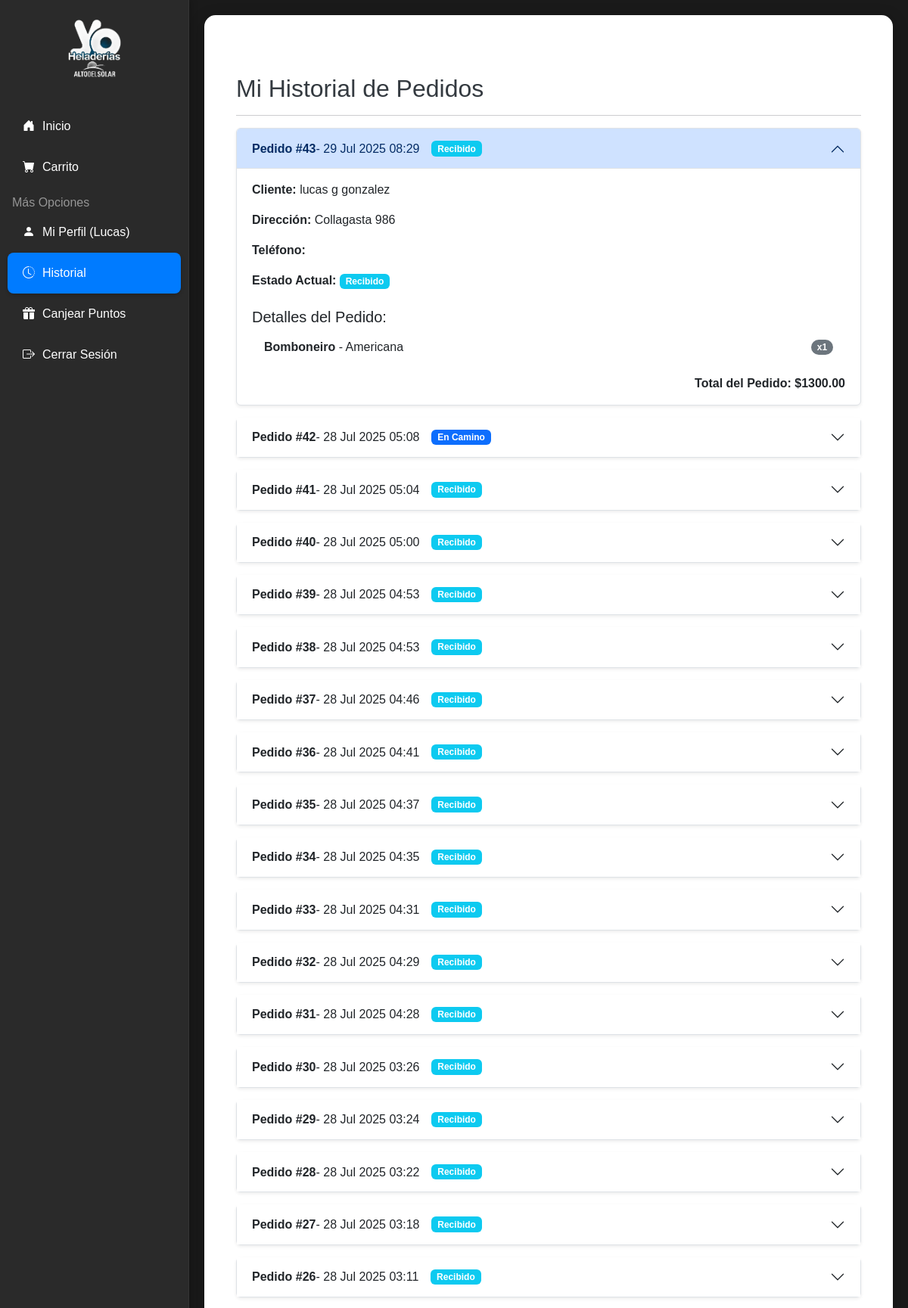
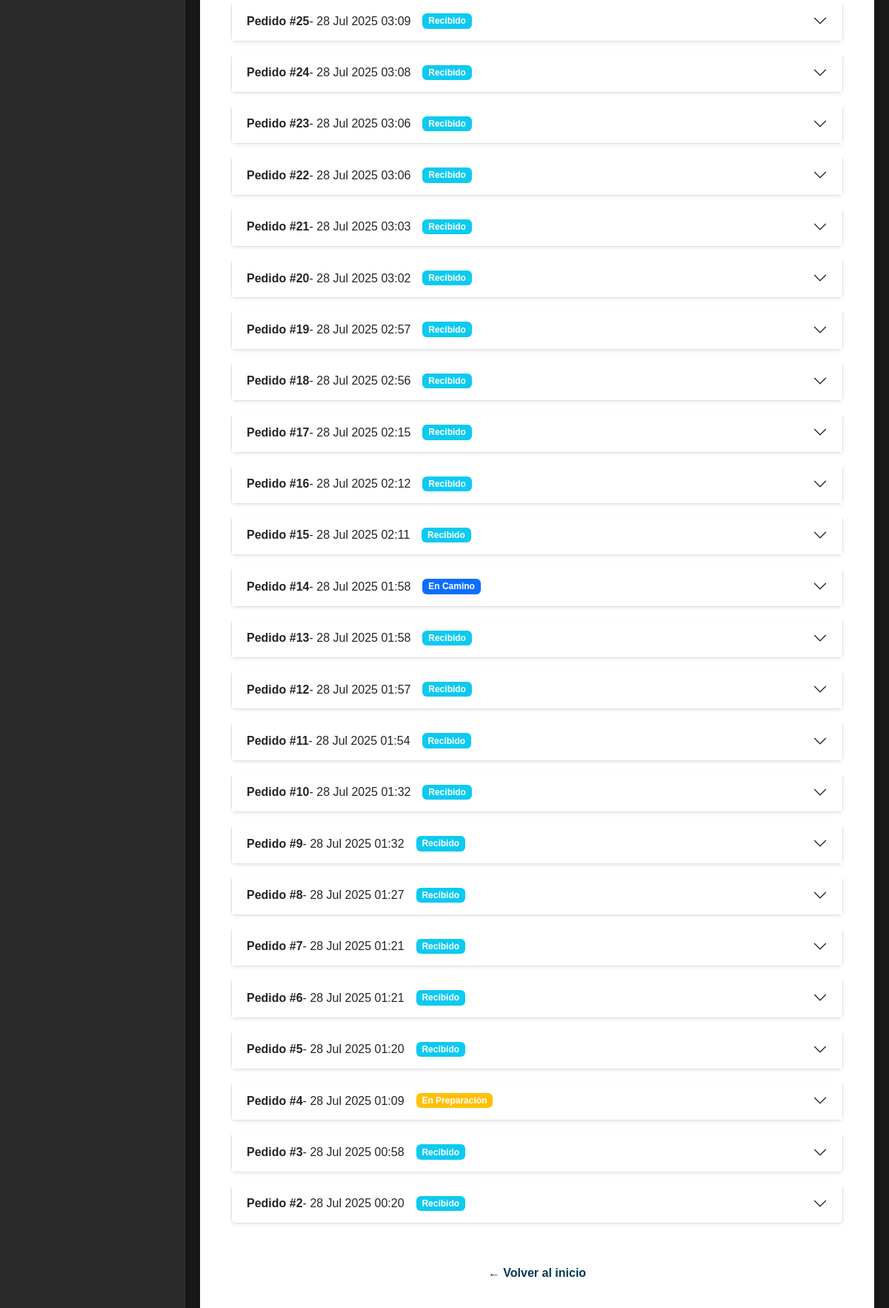
Screenshot of /historial-pedidos/ (signed in) with the database file from the repository (2 pictures, top to bottom).
### pedidos/models.py (models this page shows, shortened)
class Pedido(models.Model):
    ESTADO_CHOICES = [
        ('RECIBIDO', 'Recibido'),
        ('EN_PREPARACION', 'En Preparación'),
        ('ASIGNADO', 'Asignado a Cadete'),
        ('EN_CAMINO', 'En Camino'),
        ('ENTREGADO', 'Entregado'),
        ('CANCELADO', 'Cancelado'),
    ]
    METODO_PAGO_CHOICES = [
        ('EFECTIVO', 'Efectivo'),
        ('MERCADOPAGO', 'Mercado Pago'),
    ]
    user = models.ForeignKey(User, on_delete=models.SET_NULL, null=True, blank=True, related_name='pedidos_realizados')
    cliente_nombre = models.CharField(max_length=100)
    cliente_direccion = models.CharField(max_length=255)
    cliente_telefono = models.CharField(max_length=20, blank=True)
    fecha_pedido = models.DateTimeField(auto_now_add=True, db_index=True)
    estado = models.CharField(max_length=20, choices=ESTADO_CHOICES, default='RECIBIDO', db_index=True)
    metodo_pago = models.CharField(max_length=20, choices=METODO_PAGO_CHOICES, default='EFECTIVO')
    zona_envio = models.ForeignKey(ZonaEnvio, on_delete=models.SET_NULL, null=True, blank=True, related_name='pedidos_en_zona')
    costo_envio = models.DecimalField(max_digits=10, decimal_places=2, default=0.00, help_text="Costo calculado del envío (ej: por Google Maps).")
    cadete_asignado = models.ForeignKey(
        CadeteProfile,
        on_delete=models.SET_NULL,
        null=True,
        blank=True,
        related_name='pedidos_asignados',
        help_text="El cadete que ha aceptado este pedido."
    )
    fecha_pago_aprobado   = models.DateTimeField(null=True, blank=True, help_text="Momento en que el pago fue aprobado (o creación para efectivo).")
    fecha_en_preparacion  = models.DateTimeField(null=True, blank=True, help_text="Cuando la tienda confirma y pasa a preparación.")
    fecha_asignado        = models.DateTimeField(null=True, blank=True, help_text="Cuando un cadete acepta el pedido.")
    fecha_en_camino       = models.DateTimeField(null=True, blank=True, help_text="Cuando el cadete marca 'en camino'.")
    fecha_entregado       = models.DateTimeField(null=True, blank=True, help_text="Cuando el pedido se marca como entregado.")
    fecha_cancelado       = models.DateTimeField(null=True, blank=True, help_text="Cuando el pedido se cancela.")
    class Meta:
        indexes = [
            models.Index(fields=['estado']),
            models.Index(fields=['-fecha_pedido']),
        ]
    @property
    def total_pedido(self):
        total = Decimal('0.00')
        for detalle in self.detalles.all():
            precio_unitario = detalle.producto.precio
            if detalle.opcion_seleccionada:
                precio_unitario += detalle.opcion_seleccionada.precio_adicional
            total += precio_unitario * detalle.cantidad
        if self.costo_envio:
            total += self.costo_envio
        elif self.zona_envio and self.zona_envio.costo:
            total += self.zona_envio.costo
        return total

class DetallePedido(models.Model):
    pedido = models.ForeignKey(Pedido, related_name='detalles', on_delete=models.CASCADE)
    producto = models.ForeignKey(Producto, on_delete=models.PROTECT)
    opcion_seleccionada = models.ForeignKey(OpcionProducto, on_delete=models.PROTECT, null=True, blank=True)
    sabores = models.ManyToManyField(Sabor)
    cantidad = models.PositiveIntegerField(default=1)

class Producto(models.Model):
    categoria = models.ForeignKey(Categoria, on_delete=models.SET_NULL, null=True, blank=True, related_name='productos')
    nombre = models.CharField(max_length=100)
    descripcion = models.TextField(blank=True, null=True, help_text="Descripción detallada del producto.")
    precio = models.DecimalField(max_digits=10, decimal_places=2, help_text="Precio base del producto. Las opciones pueden tener precios adicionales.")
    sabores_maximos = models.PositiveIntegerField(default=0, help_text="Número máximo de sabores a elegir para este producto. Cero si no permite elección de sabores (ej. tortas, palitos).")
    disponible = models.BooleanField(default=True)
    imagen = models.CharField(max_length=255, blank=True, null=True, help_text="Ruta a la imagen estática del producto base (ej: 'images/pote_1_5kg.png')")
    class Meta:
        ordering = ['nombre']

class OpcionProducto(models.Model):
    producto_base = models.ForeignKey(Producto, on_delete=models.CASCADE, related_name='opciones', help_text="El producto genérico al que pertenece esta opción (ej. 'Torta Helada', 'Palito Bomboneiro').")
    nombre_opcion = models.CharField(max_length=150, help_text="Nombre específico de la opción (ej. 'Sabor Selva Negra', 'Dulce de Leche y Americana').")
    descripcion_opcion = models.TextField(blank=True, null=True, help_text="Descripción detallada de esta opción.")
    precio_adicional = models.DecimalField(max_digits=10, decimal_places=2, default=0.00, help_text="Precio adicional si esta opción es más cara que el producto base.")
    disponible = models.BooleanField(default=True)
    imagen_opcion = models.CharField(max_length=255, blank=True, null=True, help_text="Ruta a la imagen estática de esta opción (ej: 'images/torta_selva_negra.png')")
    class Meta:
        verbose_name = "Opción de Producto"
        verbose_name_plural = "Opciones de Productos"
        unique_together = ('producto_base', 'nombre_opcion')

### pedidos/views.py (the view)
# urls.py: path('historial-pedidos/', views.historial_pedidos_cliente, name='historial_pedidos_cliente'),
@login_required
def historial_pedidos_cliente(request):
    pedidos = Pedido.objects.filter(user=request.user).order_by('-fecha_pedido')
    cliente_profile = None
    if hasattr(request.user, 'clienteprofile'):
        cliente_profile = request.user.clienteprofile
    contexto = {'pedidos': pedidos, 'cliente_profile': cliente_profile}
    return render(request, 'pedidos/historial_pedidos.html', contexto)

### pedidos/templates/pedidos/historial_pedidos.html (shortened to what this page needs)
{% extends 'pedidos/base.html' %}
{% load static %}
{% block content %}
<div class="container my-5">
    <h2 class="section-title">Mi Historial de Pedidos</h2>
    <hr>
    {% if pedidos %}
        <div class="accordion" id="accordionPedidos">
            {% for pedido in pedidos %}
            <div class="accordion-item mb-3 shadow-sm rounded">
                <h2 class="accordion-header" id="heading{{ pedido.id }}">
                    <button class="accordion-button {% if not forloop.first %}collapsed{% endif %}" type="button" data-bs-toggle="collapse" data-bs-target="#collapse{{ pedido.id }}" aria-expanded="{% if forloop.first %}true{% else %}false{% endif %}" aria-controls="collapse{{ pedido.id }}">
                        <strong>Pedido #{{ pedido.id }}</strong> - {{ pedido.fecha_pedido|date:"d M Y H:i" }}
                        <span class="badge {% if pedido.estado == 'RECIBIDO' %}bg-info{% elif pedido.estado == 'EN_PREPARACION' %}bg-warning{% elif pedido.estado == 'EN_CAMINO' %}bg-primary{% elif pedido.estado == 'ENTREGADO' %}bg-success{% else %}bg-danger{% endif %} ms-3">
                            {{ pedido.get_estado_display }}
                        </span>
                    </button>
                </h2>
                <div id="collapse{{ pedido.id }}" class="accordion-collapse collapse {% if forloop.first %}show{% endif %}" aria-labelledby="heading{{ pedido.id }}" data-bs-parent="#accordionPedidos">
                    <div class="accordion-body">
                        <p><strong>Cliente:</strong> {{ pedido.cliente_nombre }}</p>
                        <p><strong>Dirección:</strong> {{ pedido.cliente_direccion }}</p>
                        <p><strong>Teléfono:</strong> {{ pedido.cliente_telefono }}</p>
                        <p><strong>Estado Actual:</strong>
                            <span class="badge {% if pedido.estado == 'RECIBIDO' %}bg-info{% elif pedido.estado == 'EN_PREPARACION' %}bg-warning{% elif pedido.estado == 'EN_CAMINO' %}bg-primary{% elif pedido.estado == 'ENTREGADO' %}bg-success{% else %}bg-danger{% endif %}">
                                {{ pedido.get_estado_display }}
                            </span>
                        </p>
                        <h5 class="mt-4">Detalles del Pedido:</h5>
                        <ul class="list-group list-group-flush">
                            {% for detalle in pedido.detalles.all %}
                            <li class="list-group-item d-flex justify-content-between align-items-center">
                                <div>
                                    <strong>{{ detalle.producto.nombre }}</strong>
                                    {% if detalle.opcion_seleccionada %}
                                        - {{ detalle.opcion_seleccionada.nombre_opcion }}
                                    {% endif %}
                                </div>
                                <span class="badge bg-secondary rounded-pill">x{{ detalle.cantidad }}</span>
                            </li>
                            {% empty %}
                            <li class="list-group-item">No hay detalles para este pedido.</li>
                            {% endfor %}
                        </ul>
                        <div class="text-end mt-3">
                            <strong>Total del Pedido: ${{ pedido.total_pedido|floatformat:2 }}</strong>
                        </div>
                    </div>
                </div>
            </div>
            {% endfor %}
        </div>
    {% else %}
        <div class="alert alert-info text-center" role="alert">
            No tienes pedidos anteriores en tu historial. ¡Haz tu primer pedido ahora!
            <a href="{% url 'index' %}" class="alert-link">Ver Catálogo</a>
        </div>
    {% endif %}
    <div class="text-center mt-5">
        <a href="{% url 'index' %}" class="btn btn-secondary">← Volver al inicio</a>
    </div>
</div>
{% endblock %}

### pedidos/templates/pedidos/base.html (shortened to what this page needs)
<!doctype html>
<html lang="es">
  <head>
    <link href="https://cdn.jsdelivr.net/npm/bootstrap@5.3.3/dist/css/bootstrap.min.css" rel="stylesheet">
    <link rel="stylesheet" href="https://cdn.jsdelivr.net/npm/bootstrap-icons@1.11.3/font/bootstrap-icons.min.css">
    {% load webpush_notifications %}
  </head>
  <body>
    {% load static %}
    <div class="page-wrapper">
      <aside class="sidebar-desktop">
        <div class="sidebar-logo">
          <a href="{% url 'index' %}">
            <img src="{% static 'images/logo_yo_heladeria_blanco.png' %}" alt="Yo Heladerías">
          </a>
        </div>
        <nav class="sidebar-nav">
          <ul class="nav flex-column">
            {% if user.is_authenticated and user.cadeteprofile %}
              <li class="nav-item">
                <a class="nav-link {% if request.resolver_match.url_name == 'panel_cadete' %}active{% endif %}" href="{% url 'panel_cadete' %}">
                  <i class="bi bi-bicycle"></i> Panel del Cadete
                </a>
              </li>
              <li class="nav-item">
                <a class="nav-link {% if request.resolver_match.url_name == 'cadete_historial' %}active{% endif %}" href="{% url 'cadete_historial' %}">
                  <i class="bi bi-clock-history"></i> Historial
                </a>
              </li>
              <li class="nav-item px-3 mt-2 text-white-50">Disponibilidad</li>
              <li class="nav-item px-3">
                <button class="btn btn-sm btn-secondary" id="btn-cadete-dispo-desktop" data-on="0">
                  <i class="bi bi-power"></i> <span>Activar disponible</span>
                </button>
              </li>
              <li class="nav-item mt-2">
                <a class="nav-link" href="{% url 'logout_cadete' %}">
                  <i class="bi bi-box-arrow-right"></i> Cerrar sesión
                </a>
              </li>
            {% else %}
              <li class="nav-item">
                <a class="nav-link {% if request.resolver_match.url_name == 'index' %}active{% endif %}" href="{% url 'index' %}">
                  <i class="bi bi-house-door-fill"></i> Inicio
                </a>
              </li>
              <li class="nav-item">
                <a class="nav-link {% if request.resolver_match.url_name == 'ver_carrito' %}active{% endif %}" href="{% url 'ver_carrito' %}">
                  <i class="bi bi-cart-fill"></i> Carrito
                </a>
              </li>
              <li class="nav-item px-3 mt-2 text-white-50">Más Opciones</li>
              {% if user.is_authenticated %}
                <li class="nav-item"><a class="nav-link " href="{% url 'perfil_cliente' %}"><i class="bi bi-person-fill"></i> Mi Perfil ({{ user.username }})</a></li>
                <li class="nav-item"><a class="nav-link {% if request.resolver_match.url_name == 'historial_pedidos_cliente' %}active{% endif %}" href="{% url 'historial_pedidos_cliente' %}"><i class="bi bi-clock-history"></i> Historial</a></li>
                <li class="nav-item"><a class="nav-link {% if request.resolver_match.url_name == 'canjear_puntos' %}active{% endif %}" href="{% url 'canjear_puntos' %}"><i class="bi bi-gift-fill"></i> Canjear Puntos</a></li>
                <li class="nav-item"><a class="nav-link" href="{% url 'logout_cliente' %}"><i class="bi bi-box-arrow-right"></i> Cerrar Sesión</a></li>
              {% endif %}
            {% endif %}
          </ul>
        </nav>
      </aside>
      <div class="main-content-wrapper">
        <div class="main-content">
          <div class="content-inner">
            {% block content %}{% endblock %}
          </div>
        </div>
      </div>
    </div>
  </body>
</html>

### pedidos/templates/pedidos/base.html (style rules this page uses)
:root { --c-dark:#1a1a1a;--c-dark-2:#2a2a2a; --c-azul:#073653;--c-azul-claro:#007bff;--c-azul-hover:#052a42; --c-white:#fff;--c-light:#f8f9fa;--c-text:#343a40;--c-muted:#6c757d;--c-br:#dee2e6; --s-soft:rgba(0,0,0,.2);--s-med:rgba(0,0,0,.3);--s-strong:rgba(0,0,0,.4); --shell: 920px; }
body { padding-top:0;background:var(--c-dark);color:#e0e0e0;font-family:Arial,Helvetica,sans-serif }
html, body, .main-content-wrapper, .main-content { max-width:100vw; overflow-x:hidden; }
img,video { max-width:100%;height:auto }
.main-content .container,.main-content .container-fluid { max-width:100% }
.page-wrapper { display:flex;min-height:100vh;background:var(--c-dark) }
.sidebar-desktop { width:250px;background:var(--c-dark-2);box-shadow:2px 0 10px var(--s-soft);padding-top:20px;position:fixed;height:100%;overflow-y:auto;border-right:1px solid rgba(255,255,255,.05) }
.sidebar-desktop .sidebar-logo { text-align:center;padding:0 15px 20px }
.sidebar-desktop .sidebar-logo img { max-width:100%;max-height:100px;object-fit:contain }
.sidebar-desktop .sidebar-nav .nav-link { color:#fff;padding:15px 20px;font-weight:500;display:flex;align-items:center;border-radius:8px;margin:0 10px }
.sidebar-desktop .sidebar-nav .nav-link i { margin-right:10px }
.sidebar-desktop .sidebar-nav .nav-link:hover,.sidebar-desktop .sidebar-nav .nav-link.active { background:var(--c-azul-claro);color:#fff!important;box-shadow:0 2px 5px var(--s-soft) }
.main-content-wrapper { flex-grow:1;background:var(--c-dark);padding:20px }
.main-content { background:#fff;border-radius:15px;padding:30px;box-shadow:0 5px 20px var(--s-med);min-height:calc(100vh - 40px);color:var(--c-text) }
.content-inner { max-width:var(--shell);margin:0 auto;width:100% }
.btn-secondary { background:#fff;border-color:#fff;color:var(--c-azul);font-weight:700 }
@media (min-width:992px) { .page-wrapper { flex-direction:row } }
@media (min-width:992px) { .sidebar-desktop { display:block } }
@media (min-width:992px) { .main-content-wrapper { margin-left:250px } }

### rows the page displays
Pedido: id "43", fecha_pedido "29 Jul 2025 08:29", estado "Recibido", cliente_nombre "lucas g gonzalez", cliente_direccion "Collagasta 986", total_pedido "1300.00"
DetallePedido: producto.nombre "Bomboneiro", opcion_seleccionada.nombre_opcion "Americana", cantidad "1"
Pedido: id "42", fecha_pedido "28 Jul 2025 05:08", estado "En Camino"
Pedido: id "41", fecha_pedido "28 Jul 2025 05:04", estado "Recibido"
Pedido: id "40", fecha_pedido "28 Jul 2025 05:00", estado "Recibido"
Pedido: id "39", fecha_pedido "28 Jul 2025 04:53", estado "Recibido"
Pedido: id "38", fecha_pedido "28 Jul 2025 04:53", estado "Recibido"
Pedido: id "37", fecha_pedido "28 Jul 2025 04:46", estado "Recibido"
Pedido: id "36", fecha_pedido "28 Jul 2025 04:41", estado "Recibido"
Pedido: id "35", fecha_pedido "28 Jul 2025 04:37", estado "Recibido"
Pedido: id "34", fecha_pedido "28 Jul 2025 04:35", estado "Recibido"
Pedido: id "33", fecha_pedido "28 Jul 2025 04:31", estado "Recibido"
Pedido: id "32", fecha_pedido "28 Jul 2025 04:29", estado "Recibido"
Pedido: id "31", fecha_pedido "28 Jul 2025 04:28", estado "Recibido"
Pedido: id "30", fecha_pedido "28 Jul 2025 03:26", estado "Recibido"
Pedido: id "29", fecha_pedido "28 Jul 2025 03:24", estado "Recibido"
Pedido: id "28", fecha_pedido "28 Jul 2025 03:22", estado "Recibido"
Pedido: id "27", fecha_pedido "28 Jul 2025 03:18", estado "Recibido"
Pedido: id "26", fecha_pedido "28 Jul 2025 03:11", estado "Recibido"
Pedido: id "25", fecha_pedido "28 Jul 2025 03:09", estado "Recibido"
Pedido: id "24", fecha_pedido "28 Jul 2025 03:08", estado "Recibido"
Pedido: id "23", fecha_pedido "28 Jul 2025 03:06", estado "Recibido"
Pedido: id "22", fecha_pedido "28 Jul 2025 03:06", estado "Recibido"
Pedido: id "21", fecha_pedido "28 Jul 2025 03:03", estado "Recibido"
Pedido: id "20", fecha_pedido "28 Jul 2025 03:02", estado "Recibido"
Pedido: id "19", fecha_pedido "28 Jul 2025 02:57", estado "Recibido"
Pedido: id "18", fecha_pedido "28 Jul 2025 02:56", estado "Recibido"
Pedido: id "17", fecha_pedido "28 Jul 2025 02:15", estado "Recibido"
Pedido: id "16", fecha_pedido "28 Jul 2025 02:12", estado "Recibido"
Pedido: id "15", fecha_pedido "28 Jul 2025 02:11", estado "Recibido"
Pedido: id "14", fecha_pedido "28 Jul 2025 01:58", estado "En Camino"
Pedido: id "13", fecha_pedido "28 Jul 2025 01:58", estado "Recibido"
Pedido: id "12", fecha_pedido "28 Jul 2025 01:57", estado "Recibido"
Pedido: id "11", fecha_pedido "28 Jul 2025 01:54", estado "Recibido"
Pedido: id "10", fecha_pedido "28 Jul 2025 01:32", estado "Recibido"
Pedido: id "9", fecha_pedido "28 Jul 2025 01:32", estado "Recibido"
Pedido: id "8", fecha_pedido "28 Jul 2025 01:27", estado "Recibido"
Pedido: id "7", fecha_pedido "28 Jul 2025 01:21", estado "Recibido"
Pedido: id "6", fecha_pedido "28 Jul 2025 01:21", estado "Recibido"
Pedido: id "5", fecha_pedido "28 Jul 2025 01:20", estado "Recibido"
Pedido: id "4", fecha_pedido "28 Jul 2025 01:09", estado "En Preparación"
Pedido: id "3", fecha_pedido "28 Jul 2025 00:58", estado "Recibido"
Pedido: id "2", fecha_pedido "28 Jul 2025 00:20", estado "Recibido"

### other values shown
{{ user.username }} "Lucas"
